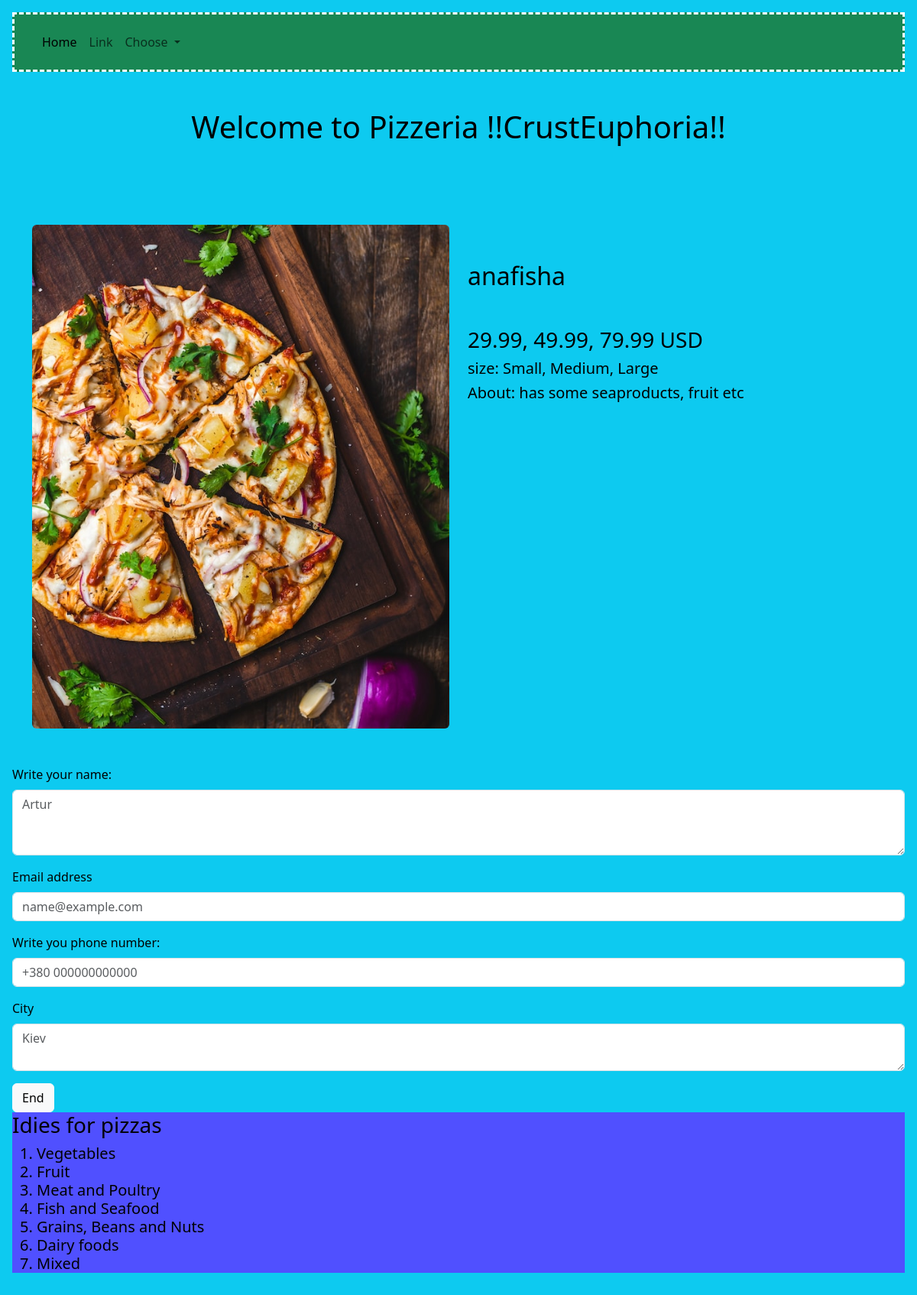
The page /templates/pizza/1 on the database its author committed.
### tables this page shows
CREATE TABLE "pizza" (
	"id"	INTEGER,
	"category_id"	INTEGER NOT NULL,
	"title"	TEXT NOT NULL,
	"description"	TEXT,
	"image"	TEXT,
	"price"	REAL NOT NULL DEFAULT '29.99, 49.99, 79.99',
	"size"	TEXT DEFAULT 'Small, Medium, Large',
	"id_category"	NUMERIC NOT NULL DEFAULT 'None',
	FOREIGN KEY("category_id") REFERENCES "categories"("id"),
	PRIMARY KEY("id")
);

### app.py (the view, shortened to what this page needs)
@app.route("/templates/pizza/<pizza_id>")
def order_pizza(pizza_id):
    pizza_obj = db_pizzas.get_pizza(pizza_id)
    return render_template('new_order_pizza.html', title="Online Pizzeria", pizza = pizza_obj)

### sql_queries.py (called while the page is built)
    def open_pizzas(self): #функція що відкриває базу даних
        self.conn =sqlite3.connect(self.db_name) # з'єднання з базою даних (БД)
        self.cursor = self.conn.cursor() #курсор (посилання) на БД

    def close_pizzas(self): #функція що закриває базу даних
        self.cursor.close()
        self.conn.close()

    def get_pizza(self, id):
        self.open_pizzas()
        self.cursor.execute("SELECT * FROM pizza WHERE id==(?)", [id])
        data_one_pizza = self.cursor.fetchone()
        self.close_pizzas()
        return data_one_pizza

### templates/new_order_pizza.html
{% extends "base.html" %}
{% block content %}
        <div class="container py-5 one_pizza">
        <div class="row">
            <div class="col-12 col-lg-6">
                <img src="{{ url_for('static', filename='img/' + pizza[4]) }}" alt="picture of pizza" class="rounded img-fluid">
            </div>
                <div class="col-12 col-lg-6">
                    <h2 class="mr-5 ml-5 mb-5 mt-5">{{pizza[2]}}</h2>
                    <h3>{{pizza[5]}} USD</h3>
                    <h5>size: {{pizza[6]}}</h5>
                    <h5>About: {{pizza[3]}}</h5>
                </div>
            </div>
        </div>
        <form action="" method="post">
            <div class="mb-3">
                <label for="exampleFormControlTextarea1" class="form-label">Write your name:</label>
                <textarea required name="name" class="form-control" id="exampleFormControlTextarea1" rows="3" placeholder="Artur"></textarea>
            </div>
            <div class="mb-3">
                <label for="exampleFormControlInput1" class="form-label">Email address</label>
                <input type="email" class="form-control" id="exampleFormControlInput1" placeholder="name@example.com">
            </div>
            <div class="mb-3">
                <label for="exampleFormControlInput1" class="form-label">Write you phone number:</label>
                <input type="number" class="form-control" id="exampleFormControlInput1" placeholder="+380 000000000000">
            </div>
            <div class="mb-3">
                <label for="exampleFormControlTextarea1" class="form-label">City</label>
                <textarea required name="name" class="form-control" id="exampleFormControlTextarea1" placeholder="Kiev"></textarea>
            </div>
        </form>
        <button type="submit" class="btn btn-light" href="/templates/index.html">End</button>
{% endblock %}

### rows shown on the page
pizza: image (picture), title "anafisha", price "29.99, 49.99, 79.99", size "Small, Medium, Large", description "has some seaproducts, fruit etc"
